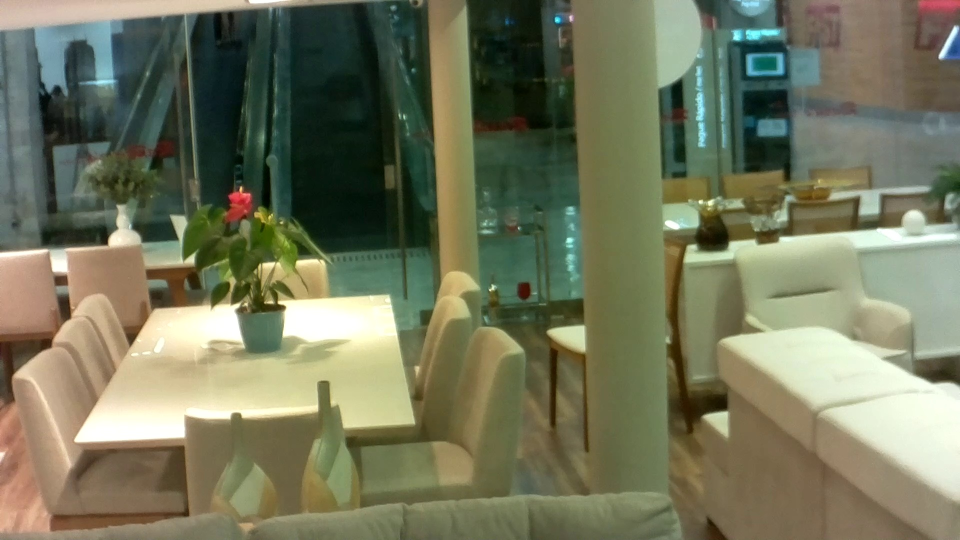
#> input picture VAREJO/fundo.jpg, 1920 x 1080 px (shown at 1/2 size)
$ python contagem_varejo.py pessoa.jpg   (older library calls are emulated)
#> lines starting #> are read from the running program, lines starting #| are printed output that depends on the picture; after the words box and inside, x2 and y2 are one past the last pixel; in counts of white or black regions, pixels touching at a corner belong together; pictures that were not available may be replaced by others from this repository, and a replacement may not be noted
#> further down, img_fundo is the input picture: shape (1080, 1920, 3); mean B, G, R 91.9, 118.1, 115.1
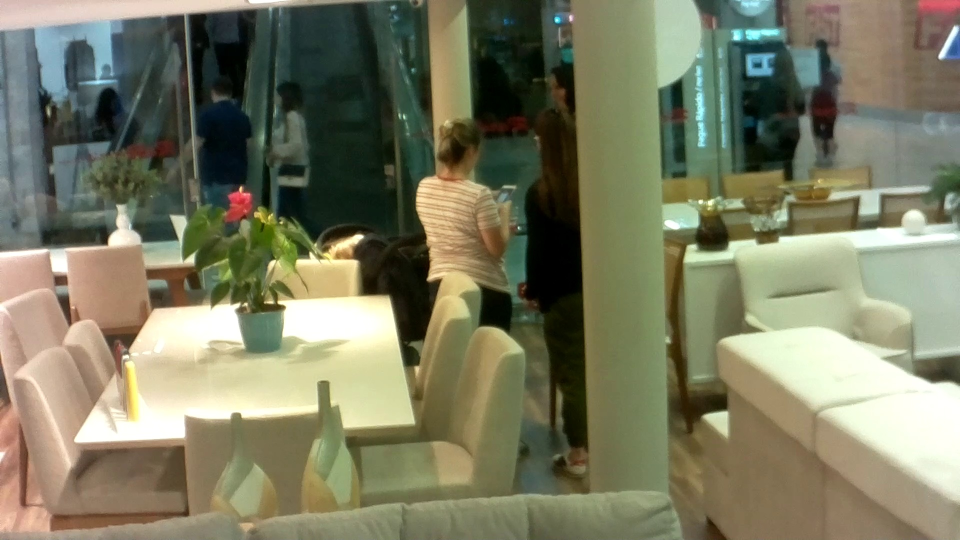
#> input picture VAREJO/pessoa.jpg, 1920 x 1080 px, given in place of cut.mp4, which was not available (shown at 1/2 size)
#> further down, screenshot is the input picture: shape (1080, 1920, 3); mean B, G, R 98.1, 123.1, 122.9
import time
import cv2
import numpy as np
import imutils
import requests
import datetime
from imutils.video import VideoStream
from skimage.measure import compare_ssim
import sys
import pandas as pd

def sendCounter(qnt_entrou, qnt_saiu, url = 'http://www.titanhackathon.com.br/Contador/SetDadosContador'):
    now = datetime.datetime.now()
    date_string = now.strftime('%Y-%m-%dT%H:%M:%S.000Z')

    json= {
	"localId":1,
	"qtdEntrou": qnt_entrou,
	"qtdSaiu": qnt_saiu,
	"dtIns":date_string
    }

    r = requests.post(url, json=json)
    return r.text, r.status_code

def sendCoordenates(Xmin, Xmax, Ymin, Ymax, Secao, cor, url = 'http://www.mititanhackathonleniobus.com.br/Contador/SetDadosContador'):
    now = datetime.datetime.now()
    date_string = now.strftime('%Y-%m-%dT%H:%M:%S.000Z')

    json= {
    "LojaId": 1,
    "SecaoId": Secao,
	"Xmin": Xmin,
	"Xmax": Xmax,
    "Ymin": Ymin,
    "Ymax": Ymax,
	"DtIns": date_string,
	"Camiseta": cor
    }

    r = requests.post(url, json=json)
    return r.text, r.status_code

def findCoordenates(img1, img2):
    manchas = 0
    coordenadas = []

    img1_gray = cv2.cvtColor(img1, cv2.COLOR_BGR2GRAY)
    img2_gray = cv2.cvtColor(img2, cv2.COLOR_BGR2GRAY)
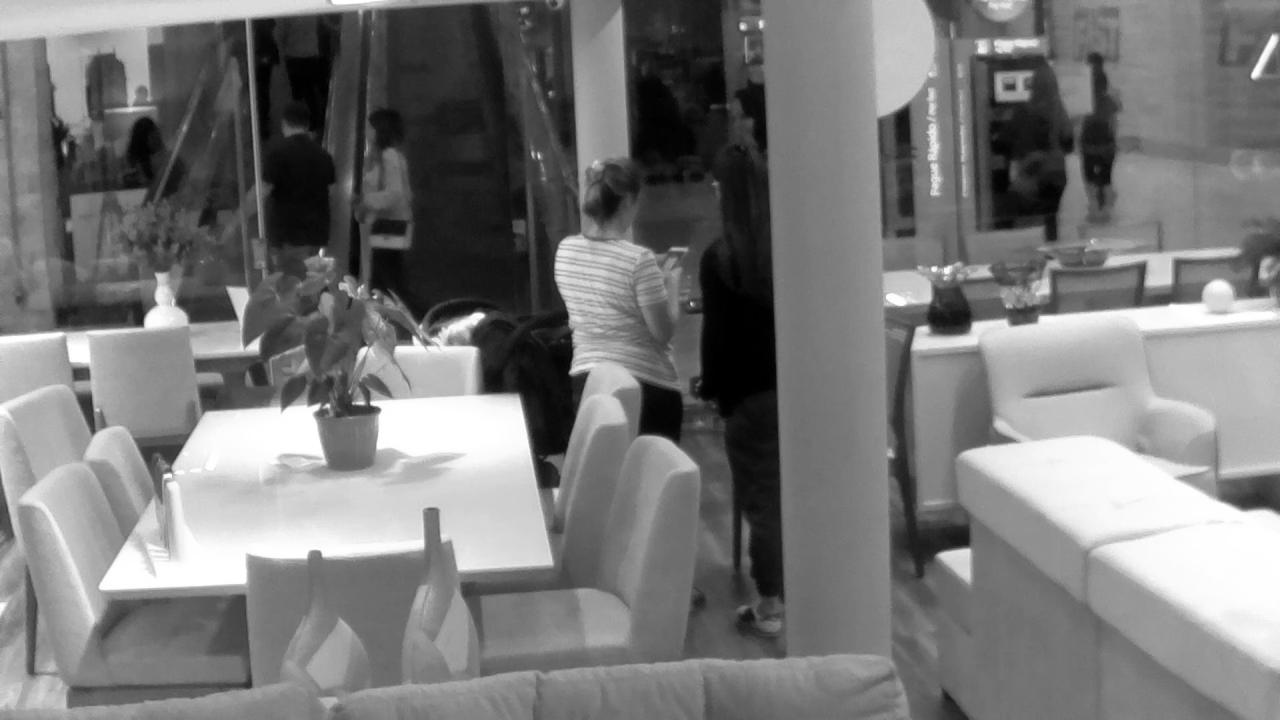
#> img2_gray: shape (720, 1280); min 0, max 255, mean 120.2

    score, diff = compare_ssim(img1_gray, img2_gray, full=True)##gasta mto tempo 0.88s
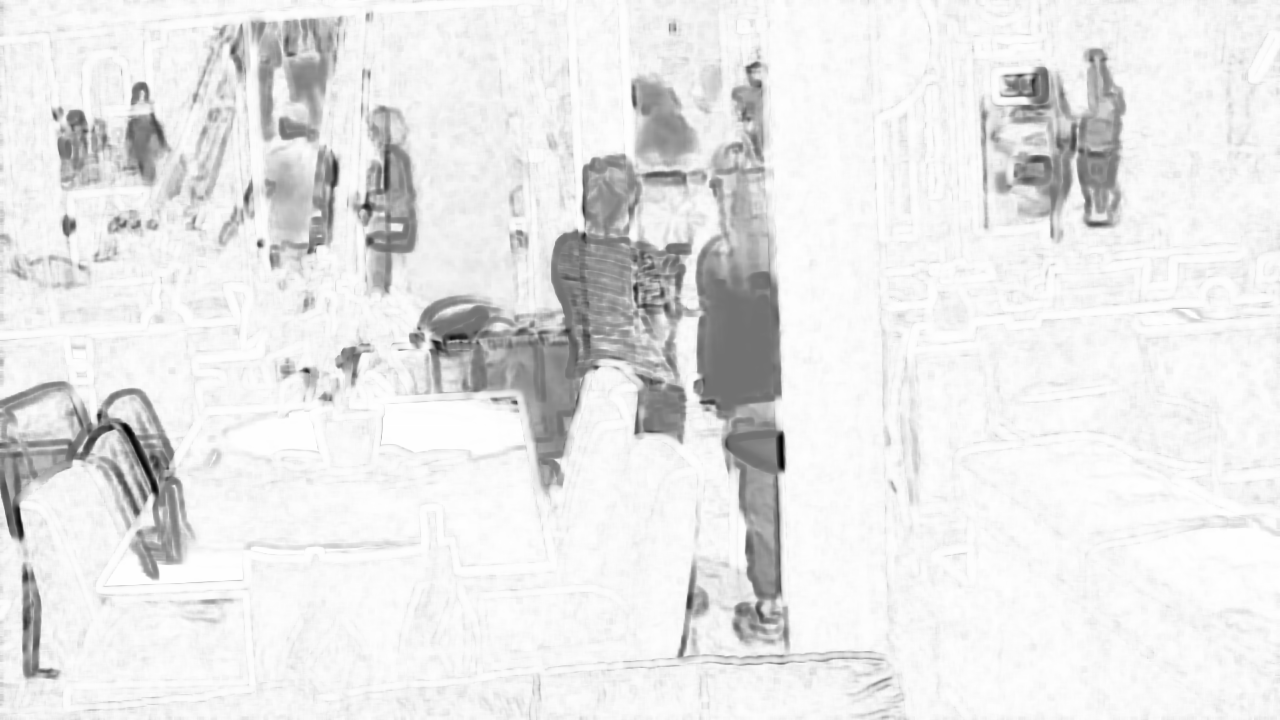
#> diff: shape (720, 1280) float64; min -0.811, max 1, mean 0.833; drawn with min black and max white
#> score = 0.832
    diff = (diff * 255).astype("uint8")##gasta um pouco de tempo 0.016
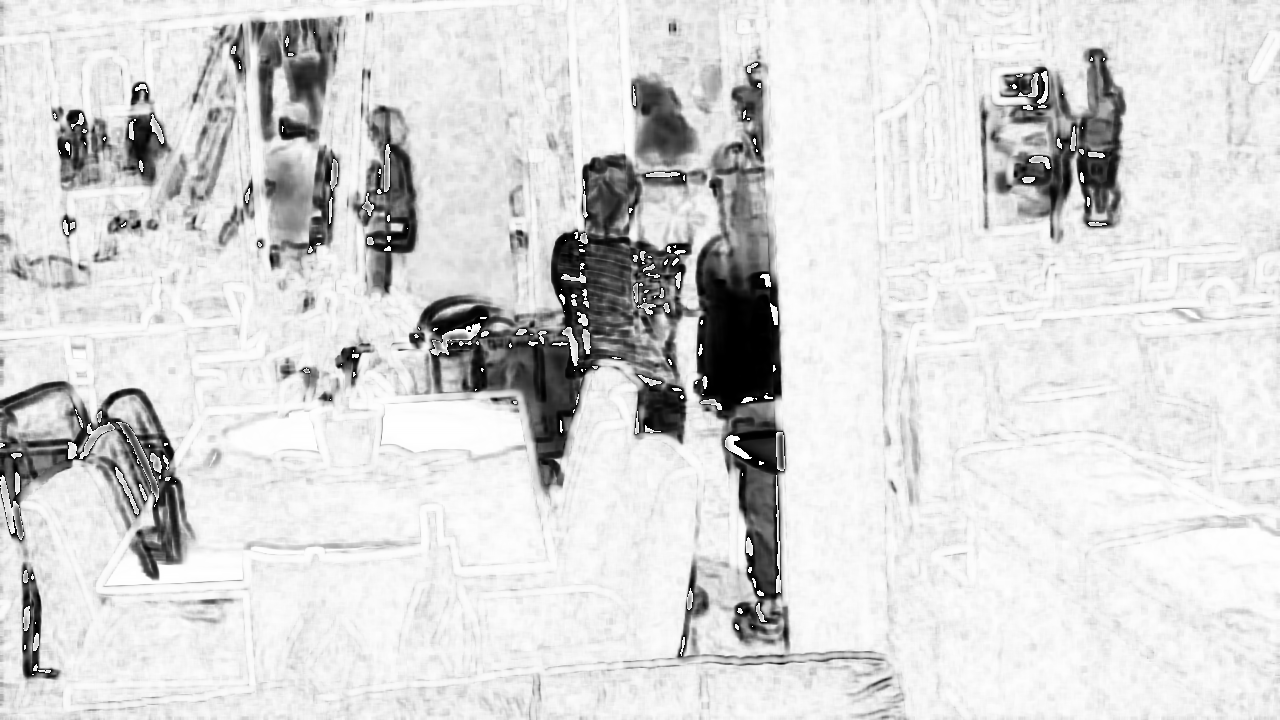
#> diff: shape (720, 1280); min 0, max 255, mean 214.7
    # print("SSIM: {}".format(score))

    thresh = cv2.threshold(diff, 0, 255,cv2.THRESH_BINARY_INV | cv2.THRESH_OTSU)[1]
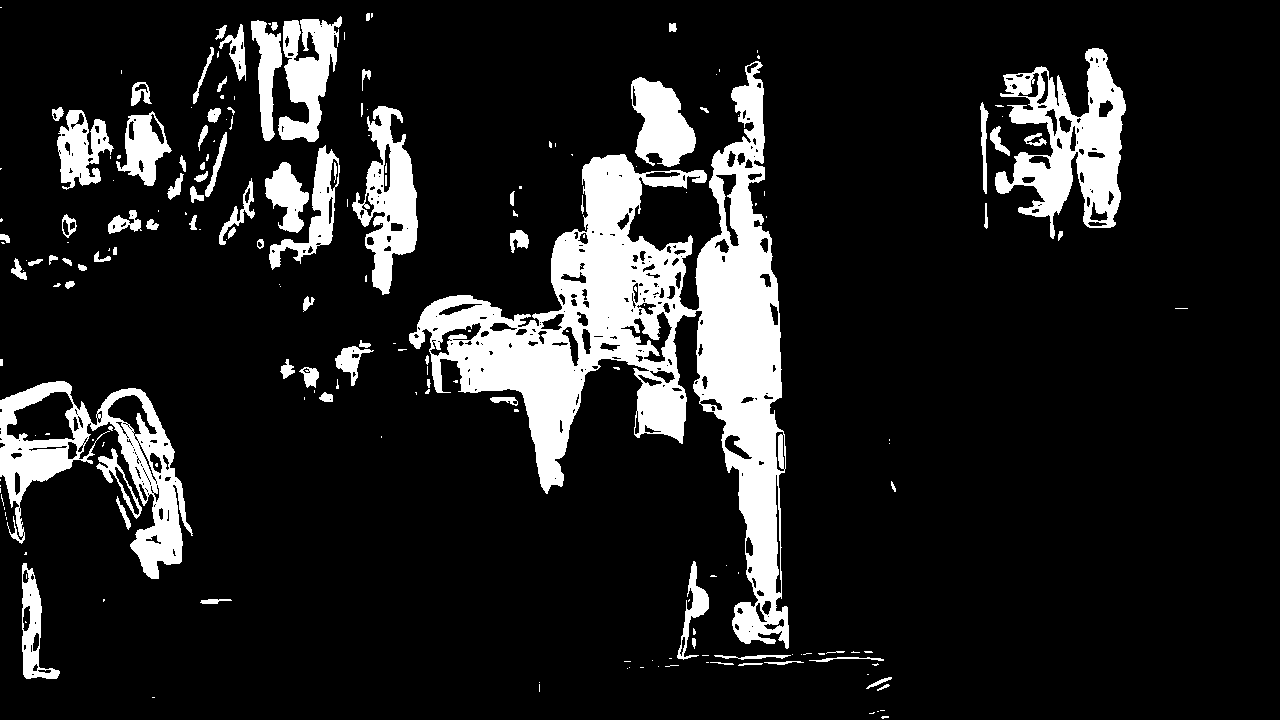
#> thresh: shape (720, 1280); 13.2% white; 203 white regions (119 under 20 px)
    cnts = cv2.findContours(thresh, cv2.RETR_EXTERNAL,cv2.CHAIN_APPROX_SIMPLE)
#> cnts = 190 contours, 121 with area under 20; largest, box (x1, y1, x2, y2) and area: (409, 61, 789, 649) 67012, (0, 381, 193, 579) 15436, (995, 48, 1126, 239) 12481, (352, 106, 418, 295) 6176, (278, 16, 342, 142) 4070
    cnts = imutils.grab_contours(cnts)

    for c in cnts:
        (x, y, w, h) = cv2.boundingRect(c)

        if abs(w*h) > 13000:
            if show_camera:
                cv2.rectangle(img2, (x, y), (x + w, y + h), (0, 0, 255), 2)
                cv2.circle(img2, (int(x+w/2),int(y+h/2)), 5, (255, 0, 0), -1)

            if y+h/2 > 250:
                manchas += 1
            coordenadas.append({'Xmin':int(x),'Xmax':int(x+h), 'Ymin':int(y), "Ymax":int(y+w),'qtdPessoas': max(1, round(abs(w*h)/8000))})
#> this loop made 190 passes
#> (x, y, w, h, manchas) on passes 68, 174: (0, 381, 193, 198, 1), (409, 61, 380, 588, 2)
#> (x, y, w, h) on passes 1, 2, 6, 8, 9, 11: (881, 716, 8, 3), (869, 712, 6, 2), (877, 684, 13, 7), (539, 682, 1, 1), (866, 677, 26, 12), (627, 668, 1, 1)
#> after the loop, coordenadas = 3 items; manchas = 2

    # cv2.line(img2, (1250, 0), (1250, 1000), (0,255,0), 5)
    if show_camera:
        displayImage = np.asarray( img2 )
        cv2.imshow( 'Background subtraction', displayImage )

    if manchas != 0:
        return manchas, coordenadas
    else:
        return -1, [{'x':-1, 'y':-1}]

show_camera = False
show_frames = False
if len(sys.argv) > 1:
    if "camera" in sys.argv:
        show_camera = True
    if "frames" in sys.argv:
        show_frames = True

# vs = VideoStream(usePiCamera=False, resolution=(272, 208)).start()
# vs = cv2.VideoCapture('./2019-06-29_21-11-59.mp4')
vs = cv2.VideoCapture('./cut.mp4')
time.sleep(0.5)

img_fundo = cv2.imread('fundo.jpg')
img_fundo = cv2.resize(img_fundo, (1280,720), interpolation = cv2.INTER_AREA)

# img_fundo = vs.read()
print("--CONTAGEM INICIADA--")

linha_meio = 1250

frames = 0
start_time = time.time()

lista_pessoas = []
lista_coordenadas = []

contagem = 0

while True:
    ret, screenshot = vs.read()
    screenshot = cv2.resize(screenshot, (1280,720), interpolation = cv2.INTER_AREA)
    manchas, coordenadas = findCoordenates(img_fundo, screenshot)
#> manchas = 2; coordenadas = 3 items

    if show_frames:
        frames += 1
        if time.time()-start_time >= 1:
            print("FRAMES: {}".format(frames))
            start_time = time.time()
            frames = 0

    if show_camera and (cv2.waitKey( 5 ) & 0xFF == ord( 'q' )):
        # fps.stop()
        break

    now = datetime.datetime.now()
    date_string = now.strftime('%Y-%m-%dT%H:%M:%S.000Z')
    if contagem == 9:
        lista_pessoas.append([date_string, manchas])

    if manchas > 0:
        print("Pessoas: {}".format(manchas))
#| Pessoas: 2
        for i in range(len(coordenadas)):
            Xmin, Xmax, Ymin, Ymax = coordenadas[i]['Xmin'], coordenadas[i]['Xmax'], coordenadas[i]['Ymin'], coordenadas[i]['Ymax']
            if (Xmin+Xmax)/2 < linha_meio:
                if contagem == 9:
                    lista_coordenadas.append([date_string, 1, 1, Xmin, Xmax, Ymin, Ymax, "255,255,255"])
                # realiza requisição post para endpoint de armazenamento
                # sendCoordenates(Xmin, Xmax, Ymin, Ymax, 1, [255,255,255])
            else:
                if contagem==9:
                    lista_coordenadas.append([date_string, 1, 2, Xmin, Xmax, Ymin, Ymax, "255,255,255"])
#> this loop made 3 passes
#> (Xmin, Xmax, Ymin, Ymax) on passes 1 to 3: (0, 198, 381, 574), (409, 997, 61, 441), (995, 1186, 48, 179)
#> after the loop, lista_coordenadas = []
                # realiza requisição post para endpoint de armazenamento
                # sendCoordenates(Xmin, Xmax, Ymin, Ymax, 2, [255,255,255])
    else:
        print("Pessoas: {}".format(0))

    contagem +=1
    if contagem >= 10:
        contagem = 0

df_pessoas = pd.DataFrame(lista_pessoas, columns = ['DATA', 'QNT_PESSOAS'])
df_coordenadas = pd.DataFrame(lista_coordenadas, columns = ['DATA', 'IDLOJA', 'SECAO','XMIN', 'XMAX', 'YMIN', 'YMAX', 'COR'])

df_pessoas.to_csv('contagem_pessoas.csv', header=True)
df_coordenadas.to_csv('coordenadas.csv', header=True)

cv2.destroyAllWindows()
# vs.stop()
vs.release()
